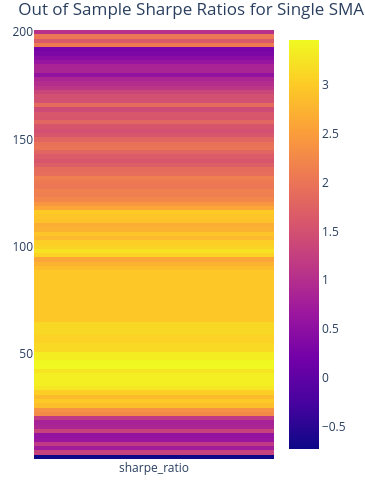

The code cell stored with this chart in its notebook:
### Markdown cell above
And for just single SMA on out of sample?

### Code cell
windows = np.arange(2, 201, 2)
sma = vbt.MA.run(out_sample["Close"], window=windows, short_name="sma")
price = out_sample["Close"].vbt.tile(len(windows))
price.columns = sma.ma.columns
entries = price > sma.ma
exits = price < sma.ma

portfolio = vbt.Portfolio.from_signals(
    close=out_sample["Close"], entries=entries, exits=exits, init_cash=100_000, freq="D"
)

sharpe_ratios = portfolio.sharpe_ratio()
best_param = sharpe_ratios.idxmax()
best_window = best_param

print(f"\nBest Parameter Found:")
print(f"  Window: {best_window}")
print(f"  Resulting Sharpe Ratio: {sharpe_ratios.max():.2f}")

sharpe_ratios.vbt.heatmap(
    title="Out of Sample Sharpe Ratios for Single SMA Strategy"
).show()

### Figure 1 — Plotly figure (JSON) as saved in the notebook; plotly's stock layout.template omitted (floating-point values rounded to 4 significant figures)
{"data": [{"colorscale": [[0, "#0d0887"], [0.1111, "#46039f"], [0.2222, "#7201a8"], [0.3333, "#9c179e"], [0.4444, "#bd3786"], [0.5556, "#d8576b"], [0.6667, "#ed7953"], [0.7778, "#fb9f3a"], [0.8889, "#fdca26"], [1, "#f0f921"]], "hoverongaps": false, "type": "heatmap", "uid": "c01d0285-9556-4429-9537-05dc8fddae18", "x": ["sharpe_ratio"], "y": [2, 4, 6, 8, 10, 12, 14, 16, 18, 20, 22, 24, 26, 28, 30, 32, 34, 36, 38, 40, 42, 44, 46, 48, 50, 52, 54, 56, 58, 60, 62, 64, 66, 68, 70, 72, 74, 76, 78, 80, 82, 84, 86, 88, 90, 92, 94, 96, 98, 100, 102, 104, 106, 108, 110, 112, 114, 116, 118, 120, 122, 124, 126, 128, 130, 132, 134, 136, 138, 140, 142, 144, 146, 148, 150, 152, 154, 156, 158, 160, 162, 164, 166, 168, 170, 172, 174, 176, 178, 180, 182, 184, 186, 188, 190, 192, 194, 196, 198, 200], "z": [[-0.7284], [1.29], [0.7375], [1.164], [0.6329], [0.5805], [1.303], [0.8801], [0.8287], [1.166], [2.275], [2.366], [2.868], [2.982], [2.829], [3.036], [3.279], [3.363], [3.363], [3.356], [3.258], [3.459], [3.453], [3.345], [3.345], [3.146], [3.146], [3.078], [3.078], [3.131], [3.131], [3.131], [2.961], [2.961], [2.961], [2.961], [2.961], [2.961], [2.961], [2.961], [2.961], [2.961], [2.961], [2.961], [2.847], [2.736], [2.604], [3.088], [3.233], [3.09], [3.036], [2.818], [2.935], [2.733], [2.686], [2.894], [2.936], [2.995], [2.602], [2.43], [2.219], [2.127], [2.156], [2.038], [2.061], [2.125], [1.912], [1.885], [1.696], [1.589], [1.662], [1.79], [1.994], [1.957], [1.789], [1.588], [1.493], [1.567], [1.813], [1.581], [1.602], [1.43], [1.891], [1.495], [1.516], [1.351], [1.112], [0.9892], [0.88], [0.5595], [0.8687], [0.8455], [0.6159], [0.4545], [0.3274], [0.2503], [2.06], [1.652], [2.041], [1.046]]}], "layout": {"height": 490.0, "legend": {"orientation": "h", "traceorder": "normal", "x": 1, "xanchor": "right", "y": 1.02, "yanchor": "bottom"}, "margin": {"b": 30, "l": 30, "r": 30, "t": 30}, "title": {"text": "Out of Sample Sharpe Ratios for Single SMA Strategy"}, "width": 365}}
